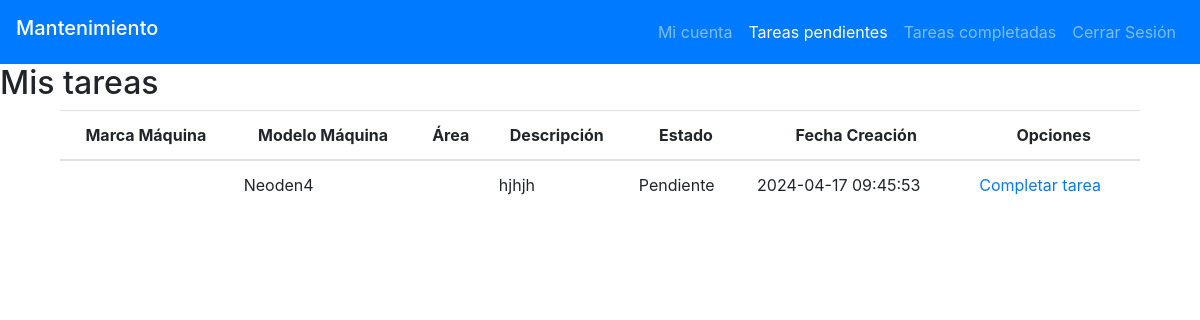
Screenshot of /page_plastInnova/colab/tasks.php (signed in) with the database file from the repository.
### tables this page shows
CREATE TABLE `machines` (
  `id` int(11) NOT NULL,
  `state` varchar(10) NOT NULL,
  `brand` varchar(30) NOT NULL,
  `model` varchar(30) NOT NULL,
  `serial_number` varchar(60) NOT NULL,
  `machine_number` int(10) NOT NULL,
  `description` varchar(60) NOT NULL,
  `technical_sheet` varchar(60) NOT NULL,
  `image_path` varchar(50) NOT NULL,
  `id_area` varchar(20) NOT NULL
);

CREATE TABLE `tasks` (
  `id` int(20) NOT NULL,
  `state` varchar(10) NOT NULL,
  `priority` varchar(10) NOT NULL,
  `id_area` varchar(20) NOT NULL,
  `id_machine` int(11) NOT NULL,
  `id_collaborator` int(11) NOT NULL,
  `creation_task` datetime NOT NULL,
  `finalization_task` datetime NOT NULL,
  `description_task` text NOT NULL,
  `job_description` text NOT NULL,
  `images_job` varchar(60) NOT NULL,
  `images_task` varchar(60) NOT NULL,
  `assigned` varchar(5) NOT NULL
);

### htdocs/page_plastInnova/colab/tasks.php (the view, shortened to what this page needs)
<?php
    include("../php/connect.php");
    $query1 = "SELECT *
            FROM tasks T
            WHERE T.id_collaborator = '" . $_SESSION['id'] . "'
            AND T.state='active'
            AND T.assigned='Yes'";
    $data1 = $conn->query($query1);
?>
<!DOCTYPE html>
<html lang="es">
<head>
    <link rel="stylesheet" href="https://cdn.jsdelivr.net/npm/bootstrap@4.5.3/dist/css/bootstrap.min.css">
</head>
<body>
    <header>
        <nav class="navbar navbar-expand-lg navbar-dark bg-primary">
            <h2 class="navbar-brand">Mantenimiento</h2>
            <section class="collapse navbar-collapse" id="navbarNav">
            <ul class="navbar-nav ml-auto">
                    <li class="nav-item">
                        <a class="nav-link" href="personal_page.php">Mi cuenta</a>
                    </li>
                    <li class="nav-item active">
                        <a class="nav-link" href="tasks.php">Tareas pendientes</a>
                    </li>
                    <li class="nav-item">
                        <a class="nav-link" href="tasks_completed.php">Tareas completadas</a>
                    </li>
                    <li class="nav-item">
                        <a class="nav-link" href="../php/close_sesion.php">Cerrar Sesión</a>
                    </li>
                </ul>
            </section>
        </nav>
    </header>
    <section id="tasks_list">
        <h2>Mis tareas</h2>
        <section class="container">
            <section class="col-sm-12 col-md-12 col-lg-12">
                <section class="table-responsive table-hover" id="tablaConsulta">
                    <table class="table">
                        <thead class="text.muted">
                            <th class="text-center">Marca Máquina</th>
                            <th class="text-center">Modelo Máquina</th>
                            <th class="text-center">Área</th>
                            <th class="text-center">Descripción</th>
                            <th class="text-center">Estado</th>
                            <th class="text-center">Fecha Creación</th>
                            <th class="text-center">Opciones</th>
                        </thead>
                        <tbody>
                            <tr>
                                <?php while($row1 = $data1->fetch_assoc()){
                                    $query2 = "SELECT *
                                    FROM machines M
                                    WHERE M.id = '" . $row1['id_machine'] . "'";
                                $data2 = mysqli_query($conn, $query2);
                                while($row2 = mysqli_fetch_array($data2) ){
                                ?>
                                <td><?php echo $row2['marca'];?></td>
                                <td><?php echo $row2['model'];?></td>
                                <td><?php echo $row1['area'];?></td>
                                <td><?php echo $row1['description_task'];?></td>
                                <td><?php echo ($row1['state'] == 'active') ? "Pendiente" : $row1['state'];?></td>
                                <td><?php echo $row1['creation_task'];?></td>
                                <td><a href="<?php echo "../form_task_complete.php?id-task=".$row1['id']."&name-machine=".$row2['model']."&id-machine=".$row2['id']?>">Completar tarea</a></td>
                            </tr>
                                <?php }}?>
                        </tbody>
                    </table>
                </section>
            </section>
        </section>
    </section>
</body>
</html>

### rows the page displays
tasks: description_task "hjhjh", creation_task "2024-04-17 09:45:53"
machines: model "Neoden4"
